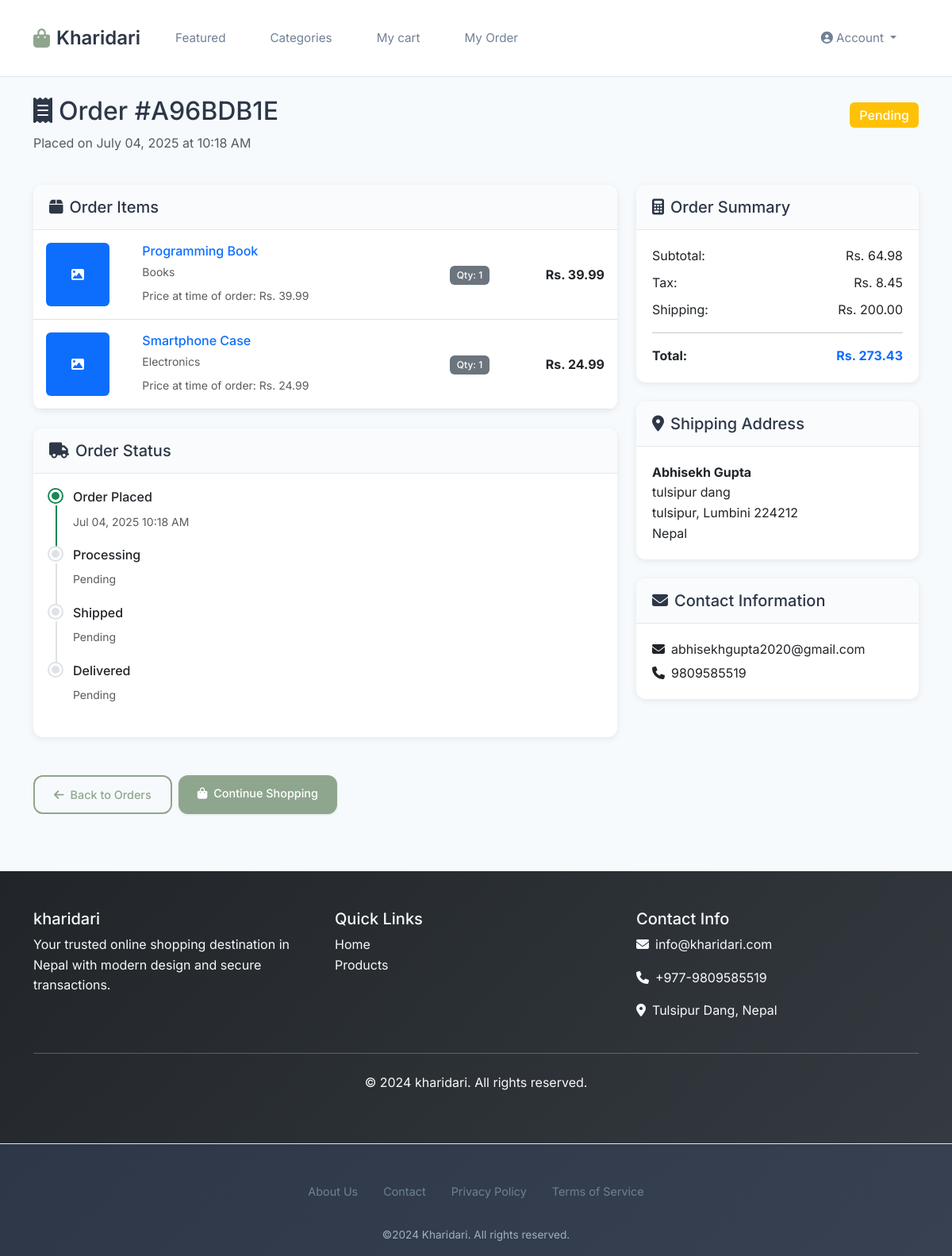
The app's page /order/A96BDB1E/ (signed in), older data.
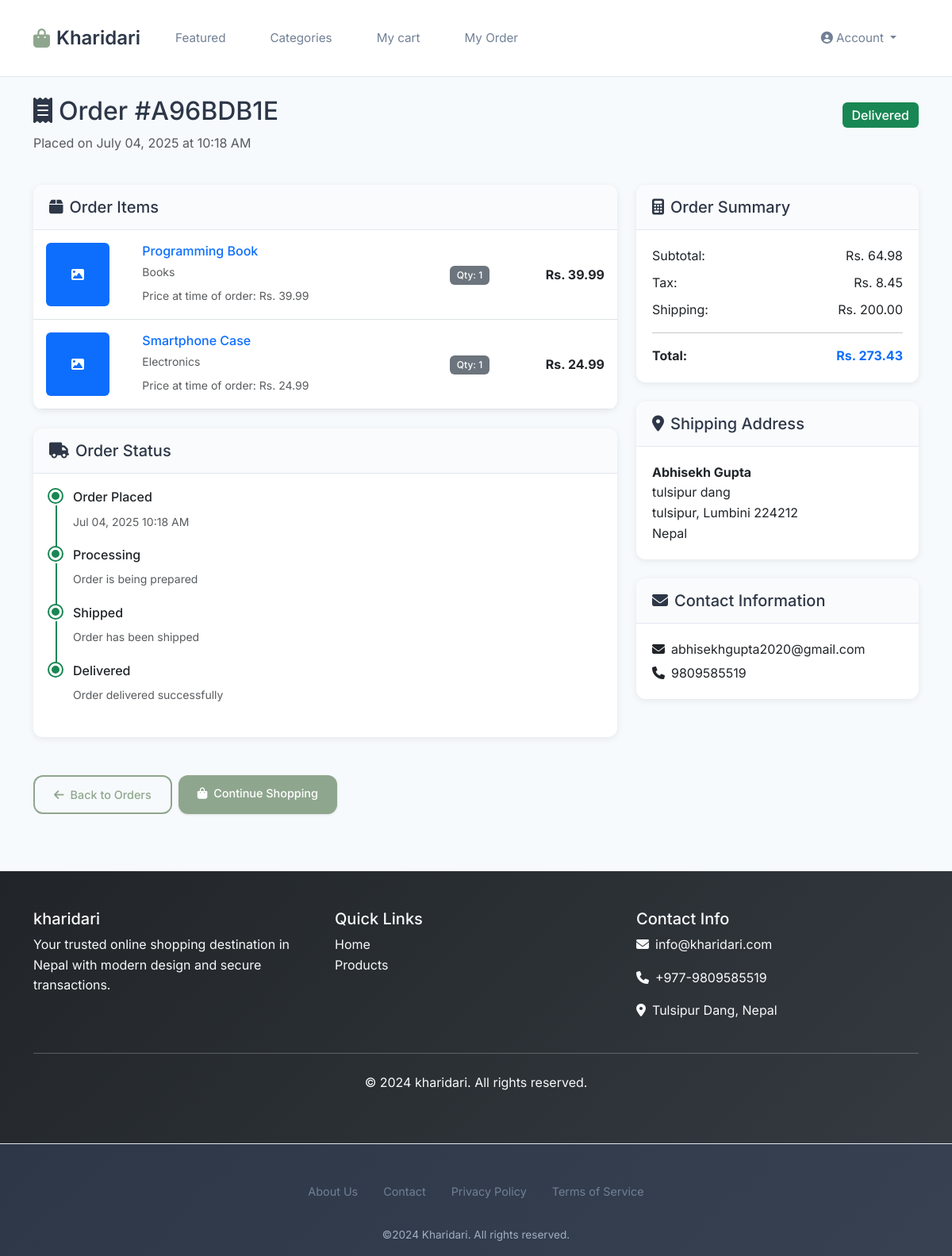
The same page, newer data.
### ecommerce/models.py (models this page shows, shortened)
class Order(models.Model):
    STATUS_CHOICES = [
        ('pending', 'Pending'),
        ('processing', 'Processing'),
        ('shipped', 'Shipped'),
        ('delivered', 'Delivered'),
        ('cancelled', 'Cancelled'),
    ]
    PAYMENT_METHOD_CHOICES = [
        ('cod', 'Cash on Delivery'),
        ('esewa', 'eSewa'),
        ('khalti', 'Khalti'),
    ]
    user = models.ForeignKey(User, on_delete=models.CASCADE, related_name='orders')
    order_number = models.CharField(max_length=20, unique=True)
    status = models.CharField(max_length=20, choices=STATUS_CHOICES, default='pending')
    payment_method = models.CharField(max_length=20, choices=PAYMENT_METHOD_CHOICES, default='cod')
    first_name = models.CharField(max_length=50)
    last_name = models.CharField(max_length=50)
    email = models.EmailField()
    phone = models.CharField(max_length=20)
    address_line_1 = models.CharField(max_length=100)
    address_line_2 = models.CharField(max_length=100, blank=True)
    city = models.CharField(max_length=50)
    state = models.CharField(max_length=50)
    postal_code = models.CharField(max_length=20)
    country = models.CharField(max_length=50, default='Nepal')
    subtotal = models.DecimalField(max_digits=10, decimal_places=2)
    tax = models.DecimalField(max_digits=10, decimal_places=2, default=0)
    shipping = models.DecimalField(max_digits=10, decimal_places=2, default=0)
    total = models.DecimalField(max_digits=10, decimal_places=2)
    created_at = models.DateTimeField(auto_now_add=True)
    updated_at = models.DateTimeField(auto_now=True)
    class Meta:
        ordering = ['-created_at']

### ecommerce/views.py (the view)
# urls.py: path('order/<str:order_number>/', views.order_detail_view, name='order_detail'),
@login_required
@customer_only
def order_detail_view(request, order_number):
    order = get_object_or_404(Order, order_number=order_number, user=request.user)
    context = {
        'order': order,
    }
    return render(request, 'ecommerce/order_detail.html', context)

### ecommerce/models.py (called while the page is built)
    def get_absolute_url(self):
        return reverse('product_detail', kwargs={'slug': self.slug})

    def get_total_price(self):
        return self.quantity * self.price

### ecommerce/views.py (called while the page is built)
def customer_only(view_func):
    @wraps(view_func)
    def wrapper(request, *args, **kwargs):
        if request.user.is_authenticated and (request.user.is_superuser or request.user.is_staff):
            messages.warning(request, 'Admin users cannot access customer features. Please use the admin panel.')
            return redirect('/admin/')
        return view_func(request, *args, **kwargs)
    return wrapper

### templates/ecommerce/order_detail.html (shortened to what the changed rows need)
{% extends 'base.html' %}
{% load static %}
{% block content %}
<div class="container py-4">
    <div class="row mb-4">
        <div class="col-12">
            <div class="d-flex justify-content-between align-items-center">
                <h1 class="h2">
                    <i class="fas fa-receipt me-2"></i>Order #{{ order.order_number }}
                </h1>
                <span class="badge bg-{% if order.status == 'pending' %}warning{% elif order.status == 'processing' %}info{% elif order.status == 'shipped' %}primary{% elif order.status == 'delivered' %}success{% else %}danger{% endif %} fs-6">
                    {{ order.get_status_display }}
                </span>
            </div>
            <p class="text-muted">Placed on {{ order.created_at|date:"F d, Y \a\t g:i A" }}</p>
        </div>
    </div>
    <div class="row">
        <div class="col-lg-8">
            <div class="card">
                <div class="card-body">
                    <div class="timeline">
                        <div class="timeline-item {% if order.status == 'pending' or order.status == 'processing' or order.status == 'shipped' or order.status == 'delivered' %}completed{% endif %}">
                            <div class="timeline-content">
                                <h6>Order Placed</h6>
                                <small class="text-muted">{{ order.created_at|date:"M d, Y g:i A" }}</small>
                            </div>
                        </div>
                        <div class="timeline-item {% if order.status == 'processing' or order.status == 'shipped' or order.status == 'delivered' %}completed{% endif %}">
                            <div class="timeline-marker"></div>
                            <div class="timeline-content">
                                <h6>Processing</h6>
                                <small class="text-muted">
                                    {% if order.status == 'processing' or order.status == 'shipped' or order.status == 'delivered' %}
                                        Order is being prepared
                                    {% else %}
                                        Pending
                                    {% endif %}
                                </small>
                            </div>
                        </div>
                        <div class="timeline-item {% if order.status == 'shipped' or order.status == 'delivered' %}completed{% endif %}">
                            <div class="timeline-marker"></div>
                            <div class="timeline-content">
                                <h6>Shipped</h6>
                                <small class="text-muted">
                                    {% if order.status == 'shipped' or order.status == 'delivered' %}
                                        Order has been shipped
                                    {% else %}
                                        Pending
                                    {% endif %}
                                </small>
                            </div>
                        </div>
                        <div class="timeline-item {% if order.status == 'delivered' %}completed{% endif %}">
                            <div class="timeline-marker"></div>
                            <div class="timeline-content">
                                <h6>Delivered</h6>
                                <small class="text-muted">
                                    {% if order.status == 'delivered' %}
                                        Order delivered successfully
                                    {% else %}
                                        Pending
                                    {% endif %}
                                </small>
                            </div>
                        </div>
                    </div>
                </div>
            </div>
        </div>
        <div class="col-lg-4">
            <div class="card mb-4">
                <div class="card-body">
                    <div class="d-flex justify-content-between mb-2">
                        <span>Subtotal:</span>
                        <span>Rs. {{ order.subtotal }}</span>
                    </div>
                    <div class="d-flex justify-content-between mb-2">
                        <span>Tax:</span>
                        <span>Rs. {{ order.tax }}</span>
                    </div>
                    <div class="d-flex justify-content-between mb-2">
                        <span>Shipping:</span>
                        <span>
                            {% if order.shipping == 0 %}
                                <span class="text-success">FREE</span>
                            {% else %}
                                Rs. {{ order.shipping }}
                            {% endif %}
                        </span>
                    </div>
                    <div class="d-flex justify-content-between">
                        <strong>Total:</strong>
                        <strong class="text-primary">Rs. {{ order.total }}</strong>
                    </div>
                </div>
            </div>
            <div class="card mb-4">
                <div class="card-body">
                    <address class="mb-0">
                        <strong>{{ order.first_name }} {{ order.last_name }}</strong><br>
                        {{ order.address_line_1 }}<br>
                        {{ order.city }}, {{ order.state }} {{ order.postal_code }}<br>
                        {{ order.country }}
                    </address>
                </div>
            </div>
            <div class="card">
                <div class="card-body">
                    <p class="mb-1">
                        <i class="fas fa-envelope me-2"></i>{{ order.email }}
                    </p>
                    <p class="mb-0">
                        <i class="fas fa-phone me-2"></i>{{ order.phone }}
                    </p>
                </div>
            </div>
        </div>
    </div>
</div>
{% endblock %}

Row changes from the older to the newer data that the page shows:
changed Order "A96BDB1E": status "Pending" → "Delivered"
Text that changed along with them:
text no longer shown: "Pending Pending Pending"
text now shown: "Order is being prepared Order has been shipped Order delivered successfully"
